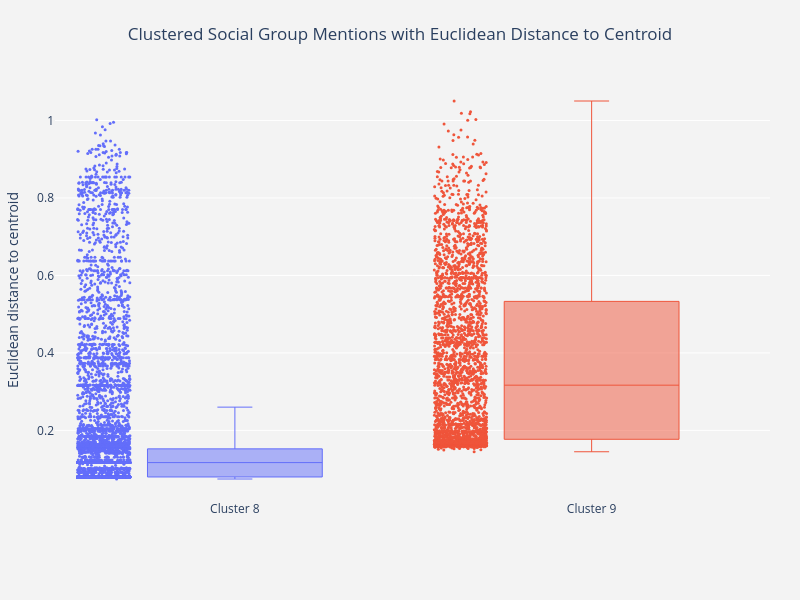

The cell this chart's notebook holds for it:
### Code cell
# inspect clusters via interactive boxplots
interactive_mentions_boxplot(
    question_df_long,
    range(8, 10),
    mention_col="sg_spans",
    distance_type="Euclidean")

### Figure 1 — Plotly figure (JSON) as saved in the notebook; plotly's stock layout.template omitted (floating-point values rounded to 4 significant figures; data arrays with more than 128 entries replaced by an {"elided": "..."} marker saying what was removed)
{"data": [{"boxpoints": "all", "hovertemplate": "%{text}<br>%{y:.3f}<extra></extra>", "jitter": 0.3, "line": {"width": 1}, "marker": {"size": 3}, "name": "Cluster 8", "text": {"elided": "8299 str values"}, "type": "box", "whiskerwidth": 0.2, "y": {"elided": "8299 float values"}}, {"boxpoints": "all", "hovertemplate": "%{text}<br>%{y:.3f}<extra></extra>", "jitter": 0.3, "line": {"width": 1}, "marker": {"size": 3}, "name": "Cluster 9", "text": {"elided": "2984 str values"}, "type": "box", "whiskerwidth": 0.2, "y": {"elided": "2984 float values"}}], "layout": {"height": 600, "margin": {"b": 100, "l": 40, "r": 30, "t": 80}, "paper_bgcolor": "rgb(243, 243, 243)", "plot_bgcolor": "rgb(243, 243, 243)", "showlegend": false, "title": {"text": "Clustered Social Group Mentions with Euclidean Distance to Centroid", "x": 0.5}, "width": 800, "yaxis": {"autorange": true, "gridcolor": "rgb(255, 255, 255)", "gridwidth": 1, "showgrid": true, "title": {"text": "Euclidean distance to centroid"}, "zeroline": true, "zerolinecolor": "rgb(255, 255, 255)", "zerolinewidth": 2}}}
